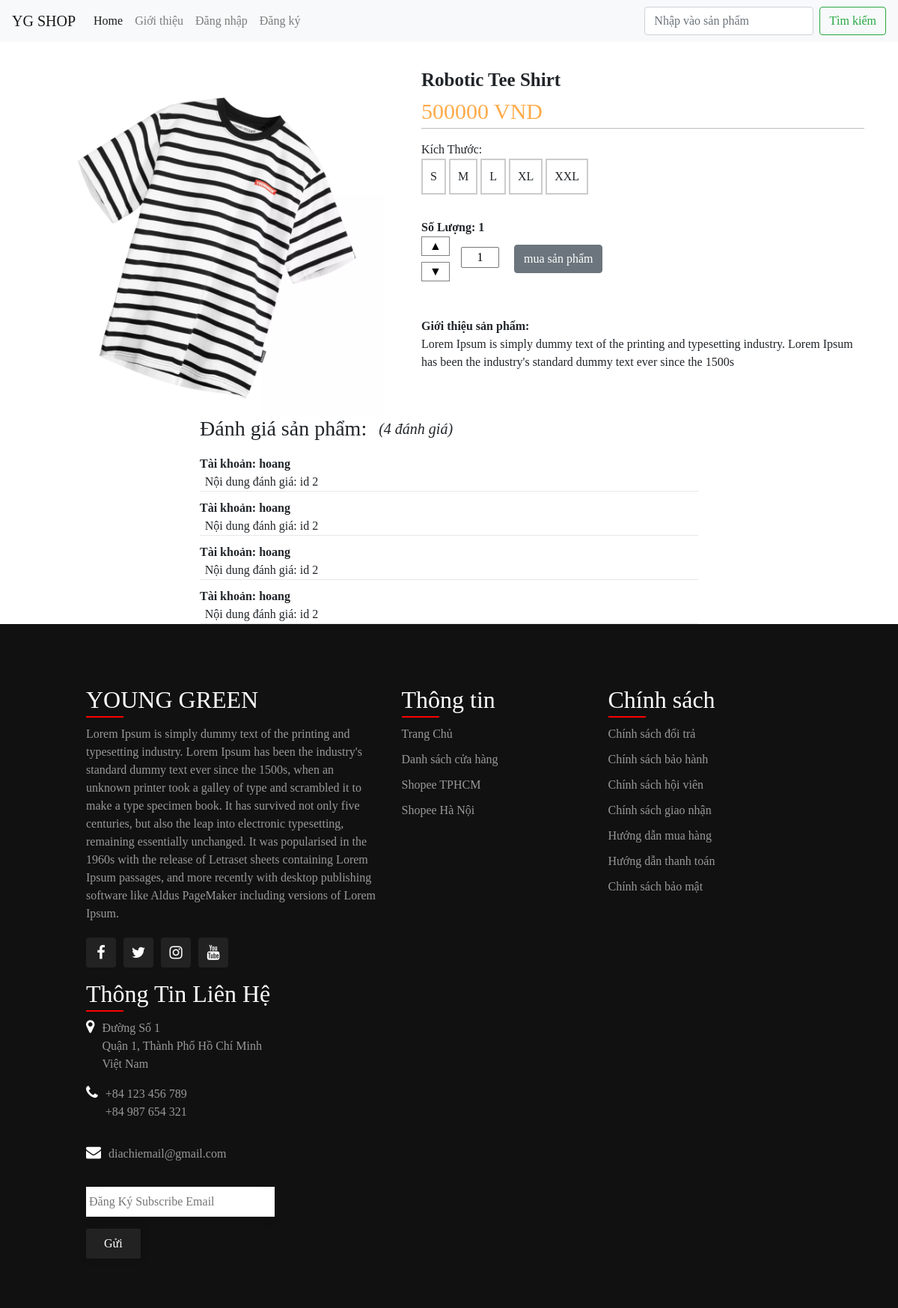
The page /item.php/?id=2 on the database as committed earlier.
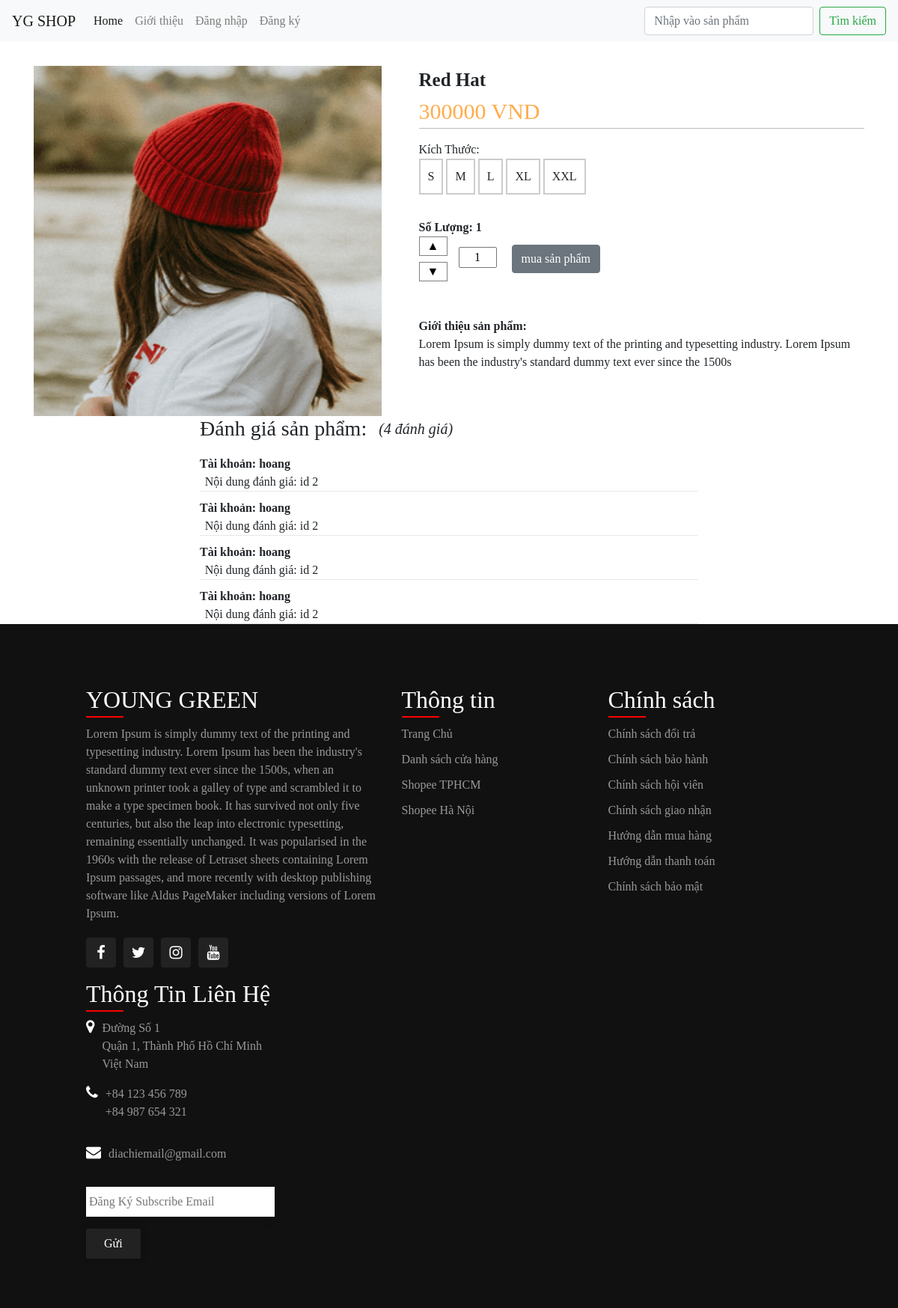
The same page on the database as committed later.
### tables this page shows
CREATE TABLE `db_products` (
  `id` int(11) NOT NULL,
  `name` varchar(30) NOT NULL,
  `price` int(11) NOT NULL,
  `image` varchar(255) NOT NULL,
  `description` text NOT NULL,
  `status` tinyint(1) NOT NULL DEFAULT 1
);

### item.php (the view, shortened to what this page needs)
<?php
  require_once("services/connect_db.php");
  $id = $_GET['id'];
  $query = "select * from db_products where id='$id'";
  $result = mysqli_query($connect, $query);
  $item = mysqli_fetch_array($result);
?>
<!DOCTYPE html>
<html lang="en">
<head>
  <link rel="stylesheet" href="css/item.css">
</head>
<body>
  <?php include"layout/navigation.php";?>
  <div class="container">
    <?php
        echo
        '
            <div class="product-container">
                <img class="product-image" src="' . $item['image'] . '" alt="Card image cap" >
                <div class="product-content">
                    <a class="font-weight-bold content-name">' . $item['name'] . '</a>
                    <p class="content-price">'. $item['price'] .' VND</p>
                    <div class="content-size">
                        <a>Kích Thước:</a>
                        <form class="boxed size-form">
                            <label for="S-size">S</label>
                            <label for="M-size">M</label>
                            <label for="L-size">L</label>
                            <label for="XL-size">XL</label>
                            <label for="XXL-size">XXL</label>
                        </form>
                    </div>
                    <br>
                    <div class="content-quantity">
                        <a class="font-weight-bold">Số Lượng: <span id="quantity">1</span></a>
                    </div>
                    <div class="quantity-selector">
                        <div class="change-quantity">
                            <button class="quantity-btn" onclick="increment()">&#9650</button>
                            <button class="quantity-btn" onclick="decrement()">&#9660</button>
                        </div>
                        <div class="quantity-form">
                            <form method="POST" action="/cart.php?action=add" autocomplete="off">
                                <input id="demoInput" type="number" min=0 max=100 value="1" name="quantity[' . $item['id'] .']">
                                <input class="btn btn-secondary buy-btn" type="submit" value="mua sản phẩm">
                            </form>
                        </div>
                    </div>
                    <span class="font-weight-bold">Giới thiệu sản phẩm:</span>
                    <p class="content-description">'.$item['description'].'</p>
                </div>
            </div>
        ';
        ?>
    <div class="comment-container">
      <?php
            require_once("services/connect_db.php");
            $productid = $_GET['id'];
            $getCommentsQuery = "select * from comments where productid = $productid";
            $allCommentsOfProducts = mysqli_query($connect, $getCommentsQuery);
            ?>
      <?php
            if(mysqli_num_rows($allCommentsOfProducts)==0):
            echo"<h2 style='color:green'>Không có đánh giá nào!</h2>";
            echo'
                    <section>
                    <form method="post" action="">
                        <section>
                        <textarea name="content" id="" cols="30" rows="3" style="width:100%" placeholder="Comment here"></textarea>
                        </section>
                        <section>
                        <input class="btn btn-secondary submit-btn" type="submit" value="Gửi đánh giá">
                        </section>
                    </form>
                    </section>
                    ';
            else:
            ?>
      <div class="comment-header">
        <h3>Đánh giá sản phẩm: </h2>
          <h3 class="comment-number" style="font-style:italic">(<?=mysqli_num_rows($allCommentsOfProducts)?> đánh giá)
          </h3>
      </div>
      <?php
            foreach($allCommentsOfProducts as $comment):
            ?>
      <div class="comment-content">
        <section style='font-weight:bold;'>Tài khoản: <span><?=$comment['account']?></span></section>
        <section style='padding-left:1%;'>Nội dung đánh giá: <?=$comment['content']?></section>
      </div>
      <?php
            endforeach;
            endif;
            ?>
    </div>
  </div>
  <?php include 'layout/footer.php'; ?>
</body>
</html>

Rows that differ between the two databases and show on the page:
changed db_products: image: a different picture; name "Robotic Tee Shirt" → "Red Hat"; price "500000" → "300000"
